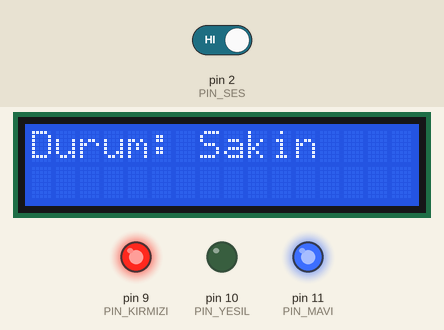
A sketch run on a simulated Arduino Uno, built with avr-gcc and run on an emulated ATmega328P. Parts: 16×2 character LCD, output pins drawn as LEDs (lit = HIGH). Inputs (shaded band) come from the test bench; at power-on: pin 2 (PIN_SES) HIGH.

Above: at 2.7 s.
2.8 s: pin 2 (PIN_SES) driven LOW
At 3.2 s:
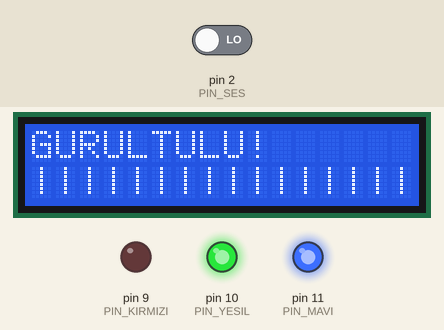
4.4 s: pin 2 (PIN_SES) driven HIGH
At 5.2 s:
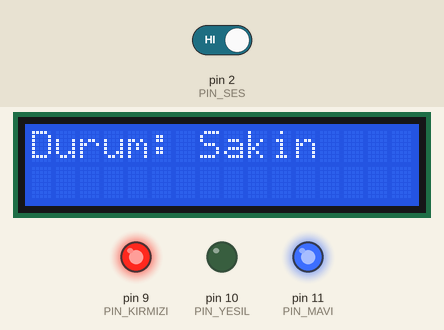
6.2 s: pin 2 (PIN_SES) driven LOW
At 6.33 s:
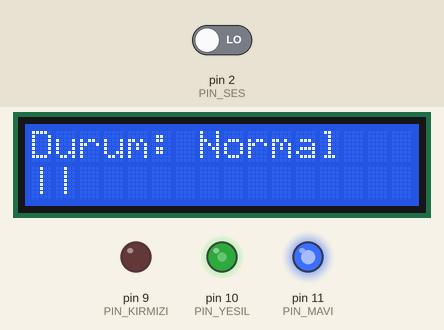
Timing chart, 0 to 9.2 s (numbered marks = the images above; inputs shaded):
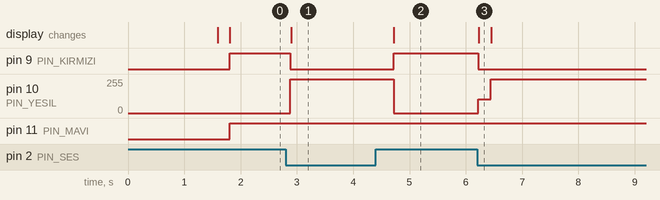

The sketch:

SesSensorKarti_RGBLed_AlkisUygulamasi_I2CEkran.ino
```cpp
#include <Wire.h>
#include <LiquidCrystal_I2C.h>

// Tinkercad için 0x20, gerçek ekranlar için genelde 0x27 veya 0x3F
LiquidCrystal_I2C lcd(0x27, 16, 2);

// --- PIN TANIMLARI ---
const int PIN_SES      = 2;
const int PIN_KIRMIZI  = 9;
const int PIN_YESIL    = 10;
const int PIN_MAVI     = 11;

// --- SİSTEM AYARLARI ---
bool ortakArtiLed = true; // LED Ortak Artı ise true, Ortak Eksi ise false yapın

void setup() {
  pinMode(PIN_SES, INPUT);
  pinMode(PIN_KIRMIZI, OUTPUT);
  pinMode(PIN_YESIL, OUTPUT);
  pinMode(PIN_MAVI, OUTPUT);

  lcd.init();
  lcd.backlight();
  lcd.clear();

  lcd.setCursor(0, 0);
  lcd.print("Gurultu Olcer");
  lcd.setCursor(0, 1);
  lcd.print("Baslatiliyor...");
  delay(1500);
  lcd.clear();
}

void loop() {
  int sesSayaci = 0;
  unsigned long baslangicZamani = millis();

  // 200 milisaniye (saniyenin beşte biri) boyunca ortamdaki ses tıklarını say
  while (millis() - baslangicZamani < 200) {
    // Sensör ses algıladığında genellikle LOW (0) verir
    if (digitalRead(PIN_SES) == LOW) {
      sesSayaci++;
      delay(1); // Kısa bir filtreleme süresi
    }
  }

  // Ekranda çizilecek bar (||||) sayısını hesapla (Maksimum 16 bar)
  // Ortamdaki sensörün hassasiyetine göre 0-50 sınırlarını değiştirebilirsiniz
  int barSayisi = map(sesSayaci, 0, 50, 0, 16);
  if (barSayisi > 16) barSayisi = 16;

  // --- SEVİYE KONTROLLERİ VE EKRAN GÜNCELLEME ---
  lcd.clear();
  lcd.setCursor(0, 0);

  if (sesSayaci < 5) {
    // 1. SEVİYE: SAKIN ORTAM
    lcd.print("Durum: Sakin");
    renkAyarla(0, 255, 0); // Yeşil Işık
  }
  else if (sesSayaci >= 5 && sesSayaci < 25) {
    // 2. SEVİYE: NORMAL ORTAM
    lcd.print("Durum: Normal");
    renkAyarla(255, 150, 0); // Turuncu/Sarı Işık
  }
  else {
    // 3. SEVİYE: ÇOK GÜRÜLTÜLÜ
    lcd.print("GURULTULU!");
    renkAyarla(255, 0, 0); // Kırmızı Işık
  }

  // İkinci satıra ses şiddetine göre dinamik grafik (||||||) çiz
  lcd.setCursor(0, 1);
  for (int i = 0; i < barSayisi; i++) {
    lcd.print("|"); // Her seviye için bir çizgi bas
  }
}

// ==========================================
// RGB LED RENK FONKSİYONU
// ==========================================
void renkAyarla(int kirmizi, int yesil, int mavi) {
  if (ortakArtiLed == true) {
    analogWrite(PIN_KIRMIZI, 255 - kirmizi);
    analogWrite(PIN_YESIL, 255 - yesil);
    analogWrite(PIN_MAVI, 255 - mavi);
  } else {
    analogWrite(PIN_KIRMIZI, kirmizi);
    analogWrite(PIN_YESIL, yesil);
    analogWrite(PIN_MAVI, mavi);
  }
}
```

Measured:
- after the input at 2.8 s, pin 9 (PIN_KIRMIZI): HIGH → LOW after 0.08 s; pin 10 (PIN_YESIL): 0/255 → 255/255 after 0.08 s; the display: changes after 0.10 s (image 1)
- after the input at 4.4 s, pin 9 (PIN_KIRMIZI): LOW → HIGH after 0.32 s; pin 10 (PIN_YESIL): 255/255 → 0/255 after 0.32 s; the display: changes after 0.32 s (image 2)
- after the input at 6.2 s, pin 9 (PIN_KIRMIZI): HIGH → LOW at once; pin 10 (PIN_YESIL): 0/255 → 105/255 at once, → 255/255 0.22 s later; the display: changes at once (image 3)
